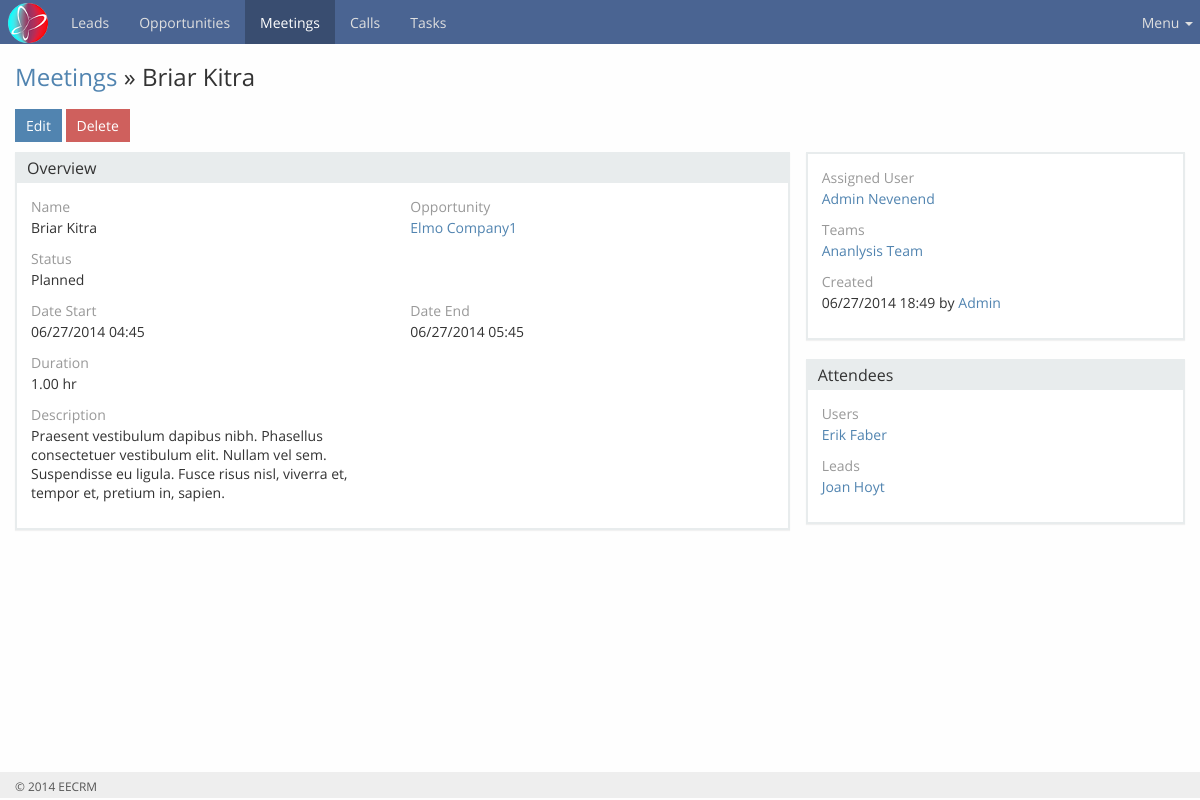
Page /modules/meeting/view.php?id=7 (signed in) on the committed database.
### tables this page shows
CREATE TABLE IF NOT EXISTS `meeting` (
  `id` int(11) unsigned NOT NULL AUTO_INCREMENT,
  `name` varchar(255) DEFAULT NULL,
  `status` enum('Planned','Held','Not Held') DEFAULT 'Planned',
  `date_start` datetime DEFAULT NULL,
  `date_end` datetime DEFAULT NULL,
  `duration` int(11) DEFAULT '3600',
  `description` text,
  `created_at` datetime DEFAULT NULL,
  `modified_at` datetime DEFAULT NULL,
  `deleted` tinyint(1) DEFAULT '0',
  `assigned_user_id` int(11) DEFAULT NULL,
  `modified_by_id` int(11) DEFAULT NULL,
  `created_by_id` int(11) DEFAULT NULL,
  `parent_id` int(11) DEFAULT NULL,
  `parent_type` enum('Opportunity') DEFAULT 'Opportunity',
  PRIMARY KEY (`id`)
);

CREATE TABLE IF NOT EXISTS `opportunities` (
  `id` int(11) NOT NULL AUTO_INCREMENT,
  `lead_id` int(11) NOT NULL,
  `company_name` varchar(255) DEFAULT NULL,
  `contact_person` varchar(255) NOT NULL,
  `stage` int(11) DEFAULT '0',
  `lead_source` int(11) DEFAULT '0',
  `email_address` varchar(255) NOT NULL,
  `phone` varchar(255) NOT NULL,
  `website` varchar(255) DEFAULT NULL,
  `address_street` varchar(255) DEFAULT NULL,
  `address_city` varchar(255) DEFAULT NULL,
  `address_state` varchar(255) DEFAULT NULL,
  `address_country` varchar(255) DEFAULT NULL,
  `address_postal_code` varchar(255) DEFAULT NULL,
  `description` longtext,
  `created_at` datetime DEFAULT NULL,
  `modified_at` datetime DEFAULT NULL,
  `deleted` tinyint(1) DEFAULT '0',
  `assigned_user_id` varchar(24) DEFAULT NULL,
  `modified_by_id` varchar(24) DEFAULT NULL,
  `created_by_id` varchar(24) DEFAULT NULL,
  PRIMARY KEY (`id`)
);

CREATE TABLE IF NOT EXISTS `users` (
  `id` int(24) NOT NULL AUTO_INCREMENT,
  `is_admin` tinyint(1) DEFAULT '0',
  `user_name` varchar(50) DEFAULT NULL,
  `salutation_name` varchar(255) DEFAULT NULL,
  `first_name` varchar(100) DEFAULT '',
  `last_name` varchar(100) DEFAULT '',
  `email_address` varchar(255) NOT NULL,
  `password` varchar(255) DEFAULT NULL,
  `title` varchar(100) DEFAULT NULL,
  `phone` varchar(50) DEFAULT NULL,
  `deleted` tinyint(1) DEFAULT '0',
  `default_team_id` varchar(24) DEFAULT NULL,
  PRIMARY KEY (`id`),
  UNIQUE KEY `user_name` (`user_name`),
  KEY `default_team_id` (`default_team_id`)
);

CREATE TABLE IF NOT EXISTS `entity_team` (
  `id` int(11) NOT NULL AUTO_INCREMENT,
  `entity_id` int(11) DEFAULT '0',
  `team_id` int(11) DEFAULT '0',
  `entity_type` varchar(100) DEFAULT NULL,
  `deleted` tinyint(1) DEFAULT '0',
  PRIMARY KEY (`id`)
);

CREATE TABLE IF NOT EXISTS `teams` (
  `id` int(11) NOT NULL AUTO_INCREMENT,
  `name` varchar(100) DEFAULT NULL,
  `deleted` tinyint(1) DEFAULT '0',
  PRIMARY KEY (`id`)
);

### modules/meeting/view.php (the view, shortened to what the rows shown need)
<?php
require_once dirname(__DIR__) . '/../common/header.php';
require_once $include_directory . 'utils-meeting.php';
require_once $include_directory . 'utils-entity-teams.php';
if (!empty($_GET['id'])) {
    try {
        $meetingDetails = getMeetingDetails($_GET['id']);
        $teams = getTeamNames($_GET['id'],'Meeting');
        if (count($teams) > 0) {
            $teamNames  = implode(",", array_map(function($arr){ return '<a href="'.ADMINPATH.'modules/teams/view.php?id='.$arr['team_id'].'">'.$arr['teamName'].'</a>';}, $teams));
        }
    } catch (Exception $exception) {
        setSessionValue('errorMessage', $exception->getMessage());
    }
}
    ?>
<div class="container content">
    <div id="main">
        <div class="page-header">
            <div class="row">
                <div class="col-lg-7 col-sm-7">
                    <h3><a href="<?php echo BASEPATH;?>modules/meeting/">Meetings</a>  &raquo; <?php echo sanitizeString($meetingDetails['name']);?></h3>
                </div>
            </div>
        </div>
        <div class="body">
            <div class="detail" id="meeting-detail">
                <div class="row">
                    <div class=" col-md-8">
                        <div class="record">
                            <div class="panel panel-default">
                                <div class="panel-body">
                                    <div class="row">
                                        <div class="cell cell-name  col-sm-6  form-group"><a href="javascript:" class="pull-right inline-edit-link hide"><span class="glyphicon glyphicon-pencil"></span></a>
                                            <label class="field-label-name control-label">Name</label>
                                            <div class="field field-name"><?php echo sanitizeString($meetingDetails['name']); ?></div>
                                        </div>
                                        <div class="cell cell-parent  col-sm-6  form-group"><a href="javascript:" class="pull-right inline-edit-link hide"><span class="glyphicon glyphicon-pencil"></span></a>
                                            <div class="field field-parent">
                                                <?php echo ($meetingDetails['parent_id']) ? '<a href="' . BASEPATH . 'modules/opportunities/view.php?id=' . $meetingDetails['oppId'] . '">' . $meetingDetails['oppName'] . '</a>' : 'None'; ?>
                                            </div>
                                        </div>
                                    </div>
                                    <div class="row">
                                        <div class="cell cell-status  col-sm-6  form-group"><a href="javascript:" class="pull-right inline-edit-link hide"><span class="glyphicon glyphicon-pencil"></span></a>
                                            <div class="field field-status">
                                                <span class="text-default"><?php echo sanitizeString($meetingDetails['status']); ?></span>
                                            </div>
                                        </div>
                                    </div>
                                    <div class="row">
                                        <div class="cell cell-dateStart  col-sm-6  form-group"><a href="javascript:" class="pull-right inline-edit-link hide"><span class="glyphicon glyphicon-pencil"></span></a>
                                            <label class="field-label-dateStart control-label">Date Start</label>
                                            <div class="field field-dateStart"><?php echo getFormattedDate($meetingDetails['date_start'], 'm/d/Y H:i'); ?></div>
                                        </div>
                                        <div class="cell cell-dateEnd  col-sm-6  form-group"><a href="javascript:" class="pull-right inline-edit-link hide"><span class="glyphicon glyphicon-pencil"></span></a>
                                            <label class="field-label-dateEnd control-label">Date End</label>
                                            <div class="field field-dateEnd"><?php echo getFormattedDate($meetingDetails['date_end'], 'm/d/Y H:i'); ?></div>
                                        </div>
                                    </div>
                                    <div class="row">
                                        <div class="cell cell-duration  col-sm-6  form-group"><a href="javascript:" class="pull-right inline-edit-link hide"><span class="glyphicon glyphicon-pencil"></span></a>
                                            <label class="field-label-duration control-label">
                                                Duration
                                            </label>
                                            <div class="field field-duration"><?php echo gmdate("G.i", $meetingDetails['duration']); ?> hr
                                            </div>
                                        </div>
                                    </div>
                                    <div class="row">
                                        <div class="cell cell-description  col-sm-6  form-group"><a href="javascript:" class="pull-right inline-edit-link hide"><span class="glyphicon glyphicon-pencil"></span></a>
                                            <label class="field-label-description control-label">
                                                Description
                                            </label>
                                            <div class="field field-description">
                                                <?php echo sanitizeString($meetingDetails['description']); ?>
                                            </div>
                                        </div>
                                    </div>
                                </div>
                            </div>
                        </div>
                    </div>
                    <div class="side col-md-4">
                        <div class="panel panel-default">
                            <div class="panel-body panel-body-default">
                                <div class="row">
                                    <div class="cell cell-assignedUser form-group col-sm-6 col-md-12"><a href="javascript:" class="pull-right inline-edit-link hide"><span class="glyphicon glyphicon-pencil"></span></a>
                                        <div class="field field-assignedUser">
                                            <a href="<?php echo ADMINPATH;?>modules/users/view.php?id=<?php echo $meetingDetails['assigned_user_id']; ?>">
                                                <?php echo sanitizeString($meetingDetails['firstName'])." ".sanitizeString($meetingDetails['lastName']); ?>
                                            </a>
                                        </div>
                                    </div>
                                    <div class="cell cell-teams form-group col-sm-6 col-md-12"><a href="javascript:" class="pull-right inline-edit-link hide"><span class="glyphicon glyphicon-pencil"></span></a>
                                        <div class="field field-teams">
                                            <?php if ($teamNames != ''): echo $teamNames; else: ?> None <?php endif; ?>
                                        </div>
                                    </div>
                                </div>
                                <div class="row">
                                    <div class="cell form-group col-sm-6 col-md-12">
                                        <div class="field">
                                            <span class="field-createdAt"><?php  echo getFormattedDate($meetingDetails['created_at'],"m/d/Y H:i"); ?></span>
                                            by <span class="field-createdBy">
                                                <a href="<?php echo ADMINPATH;?>modules/users/view.php?id=<?php echo $meetingDetails['created_by_id'];?>"><?php echo sanitizeString($meetingDetails['createdFirstName']) ." ". sanitizeString($meetingDetails['createdLastName']); ;?></a>
                                            </span>
                                        </div>
                                    </div>
                                </div>
                            </div>
                        </div>
                    </div>
                </div>
            </div>
        </div>
    </div>
</div>
<?php
require_once dirname(__DIR__) . '/../common/footer.php';
?>

### rows in the picture
meeting: name "Briar Kitra", opportunities.company_name "Elmo Company1", status "Planned", date_start "06/27/2014 04:45", date_end "06/27/2014 05:45", duration "1.00", description "Praesent vestibulum dapibus nibh. Phasellus consectetuer vestibulum elit. Nullam vel sem. Suspendisse eu ligula. Fusce risus nisl, viverra et, tempor et, pretium in, sapien.", users.first_name "Admin", users.last_name "Nevenend", created_at "06/27/2014 18:49"
entity_team: team.name "Ananlysis Team"

### other values in the picture
$arr['userName'] "Erik Faber"
$arr['leadName'] "Joan Hoyt"
